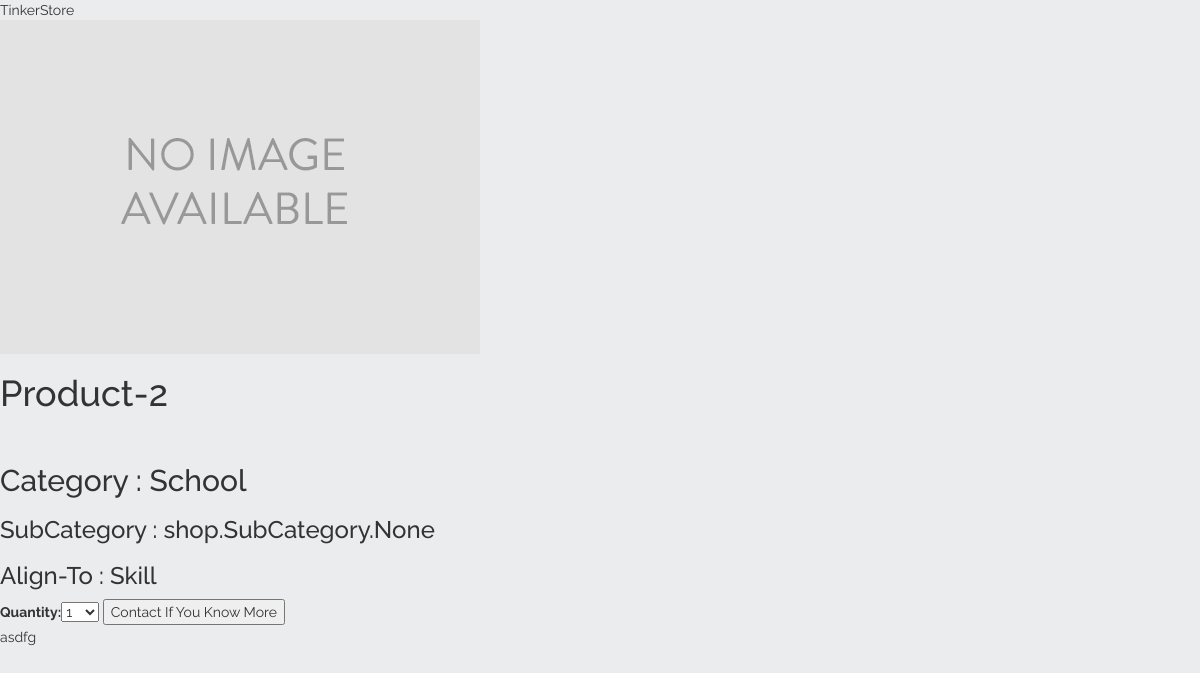
The app's page /2/product-2/ with its own data.
### shop/models.py (models this page shows, shortened)
class Product(models.Model):
    category = models.ForeignKey(Category, related_name='subcategory')
    subcategory = models.ManyToManyField(SubCategory, related_name='products')
    align = models.ForeignKey(Align, related_name='align')
    name = models.CharField(max_length=200, db_index=True)
    slug = models.SlugField(max_length=200, db_index=True)
    image = models.ImageField(upload_to='products/%Y/%m/%d', blank=True)
    description = models.TextField(blank=True)
    price = models.DecimalField(max_digits=10, decimal_places=2)
    stock = models.PositiveIntegerField()
    available = models.BooleanField(default=True)
    created = models.DateTimeField(auto_now_add=True)
    updated = models.DateTimeField(auto_now=True)
    class Meta:
        ordering = ('-created',)
        index_together = (('id', 'slug'),)

class Category(models.Model):
    name = models.CharField(max_length=200, db_index=True)
    slug = models.SlugField(max_length=200, db_index=True, unique=True)
    class Meta:
        ordering = ('name',)
        verbose_name = 'category'
        verbose_name_plural = 'categories'

class Align(models.Model):
    name = models.CharField(max_length=200, db_index=True)
    slug = models.SlugField(max_length=200, db_index=True, unique=True)
    class Meta:
        ordering = ('name',)
        verbose_name = 'align'
        verbose_name_plural = 'alignto'
    def __str__(self):
        return self.name

### shop/views.py (the view)
# urls.py: url(r'^(?P<id>\d+)/(?P<slug>[-\w]+)/$', views.product_detail, name='product_detail'),
def product_detail(request, id, slug):
    categories = Category.objects.all()
    product = get_object_or_404(Product, id=id, slug=slug, available=True)
    cart_product_form = CartAddProductForm()
    return render(request,
                  'shop/product/detail.html',
                  {'categories':categories,'product': product,'cart_product_form': cart_product_form})

### cart/forms.py
class CartAddProductForm(forms.Form):
    quantity = forms.TypedChoiceField(choices=PRODUCT_QUANTITY_CHOICES,
                                      coerce=int)
    update = forms.BooleanField(required=False,
                                initial=False,
	widget=forms.HiddenInput)

### shop/templates/shop/product/detail.html (shortened to what this page needs)
{% extends "shop/base.html" %}
{% load static %}
{% block content %}
    <div class="product-detail">
        <img src="{% if product.image %}{{ product.image.url }}{% else %}{% static "img/no_image.png" %}{% endif %}">
        <h1>{{ product.name }}</h1>
    <br>
        <h2>Category : {{ product.category.name }}</h2>
        <h3>SubCategory : {{ product.subcategory }} </h3>
        <h3> Align-To : {{ product.align }}</h3>
        <form action="{% url "cart:cart_add" product.id %}" method="post">
            {{ cart_product_form }}
            <input type="submit" value="Contact If You Know More">
        </form>
        {{ product.description|linebreaks }}
    </div>
{% endblock %}

### shop/static/css/products.css (style rules this page uses)
body { font-family: 'Raleway', sans-serif; margin: 0; padding: 0; background-color: #ebeced; }
*, *:before, *:after { box-sizing: border-box; }
label { font-size: 14px; }

### records on screen
Product: name "Product-2", category.name "School", subcategory "shop.SubCategory.None", align "Skill", description "asdfg"
